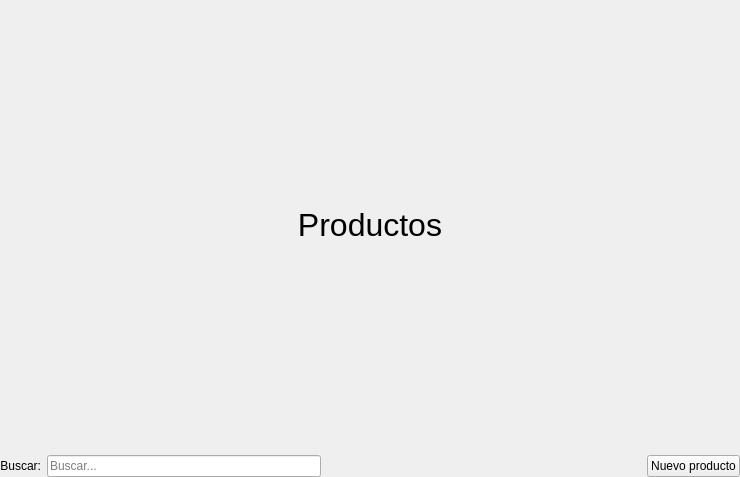
<?xml version="1.0" encoding="UTF-8"?>
<ui version="4.0">
 <class>ProductosIndex</class>
 <widget class="QWidget" name="ProductosIndex">
  <property name="geometry">
   <rect>
    <x>0</x>
    <y>0</y>
    <width>740</width>
    <height>477</height>
   </rect>
  </property>
  <property name="windowTitle">
   <string>Form</string>
  </property>
  <layout class="QVBoxLayout" name="verticalLayout" stretch="1,2,6">
   <property name="leftMargin">
    <number>0</number>
   </property>
   <property name="topMargin">
    <number>0</number>
   </property>
   <property name="rightMargin">
    <number>0</number>
   </property>
   <property name="bottomMargin">
    <number>0</number>
   </property>
   <item>
    <widget class="QLabel" name="label">
     <property name="font">
      <font>
       <pointsize>24</pointsize>
      </font>
     </property>
     <property name="text">
      <string>Productos</string>
     </property>
     <property name="alignment">
      <set>Qt::AlignCenter</set>
     </property>
    </widget>
   </item>
   <item>
    <layout class="QHBoxLayout" name="horizontalLayout_2">
     <item>
      <layout class="QHBoxLayout" name="horizontalLayout">
       <item>
        <widget class="QLabel" name="label_2">
         <property name="text">
          <string>Buscar:</string>
         </property>
         <property name="alignment">
          <set>Qt::AlignRight|Qt::AlignTrailing|Qt::AlignVCenter</set>
         </property>
        </widget>
       </item>
       <item>
        <widget class="QLineEdit" name="le_search">
         <property name="placeholderText">
          <string>Buscar...</string>
         </property>
        </widget>
       </item>
      </layout>
     </item>
     <item>
      <spacer name="horizontalSpacer">
       <property name="orientation">
        <enum>Qt::Horizontal</enum>
       </property>
       <property name="sizeHint" stdset="0">
        <size>
         <width>40</width>
         <height>20</height>
        </size>
       </property>
      </spacer>
     </item>
     <item>
      <widget class="QPushButton" name="bt_add">
       <property name="text">
        <string>Nuevo producto</string>
       </property>
       <property name="icon">
        <iconset>
         <normaloff>images/icons8-plus-24.svg</normaloff>images/icons8-plus-24.svg</iconset>
       </property>
       <property name="iconSize">
        <size>
         <width>35</width>
         <height>35</height>
        </size>
       </property>
      </widget>
     </item>
    </layout>
   </item>
   <item>
    <layout class="QVBoxLayout" name="tablaLayout"/>
   </item>
  </layout>
 </widget>
 <resources/>
 <connections/>
</ui>
